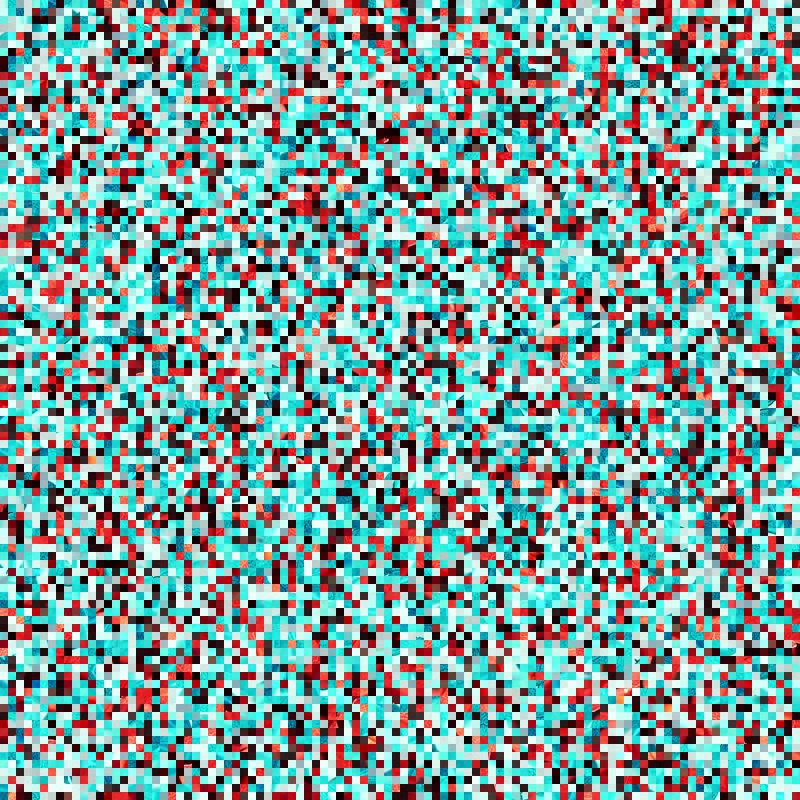
#> input picture Image-Encryption-Scheme/result/block_enc/square1.jpeg, 800 x 800 px, given in place of square8.jpeg, which was not available
$ python jigsaw_puzzle_prepare.py
#> lines starting #> are read from the running program, lines starting #| are printed output that depends on the picture; pictures that were not available may be replaced by others from this repository, and a replacement may not be noted
import cv2
import matplotlib.pyplot as plt
import numpy as np

'''
0-10        =>  0
11-20       =>  1
21-30       =>  2
...
241-255     =>  24

'''

def average_pixel(block):
    value = 0
    for i in range(0, 8):
        for j in range(0, 8):
            value += block[i, j]
    value = value / 64
    if int(value) == 0:
        idx = 0
    else:
        idx = int((int(value) - 1) / 10)
    if idx == 25:
        idx = idx - 1
    return idx


# 分块分通道读图片
def dct_block(image, group):
    (w, h) = image.shape
    for j in range(0, int(w / 8)):
        for i in range(0, int(h / 8)):
            rect = image[8 * i:8 * i + 8, 8 * j:8 * j + 8]
            # caculate average pixel value
            idx = average_pixel(rect)
            group[idx] += 1


if __name__ == '__main__':
    idx = 8
    imgPath = '../result/block_enc/square' + str(idx) + '.jpeg'
    src_img = cv2.imread(imgPath)
#> src_img is the input picture: shape (800, 800, 3); mean B, G, R 155.2, 157.2, 124.9

    B = src_img[:, :, 0]
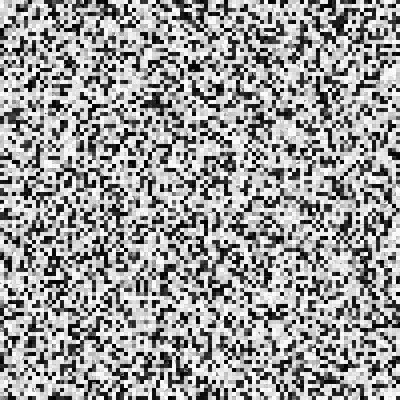
#> B: shape (800, 800) (shown at 1/2 size); min 0, max 255, mean 155.2
    G = src_img[:, :, 1]
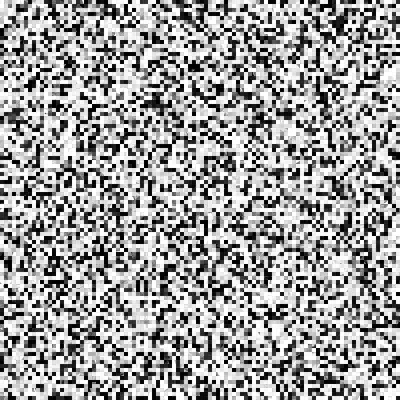
#> G: shape (800, 800) (shown at 1/2 size); min 0, max 255, mean 157.2
    R = src_img[:, :, 2]
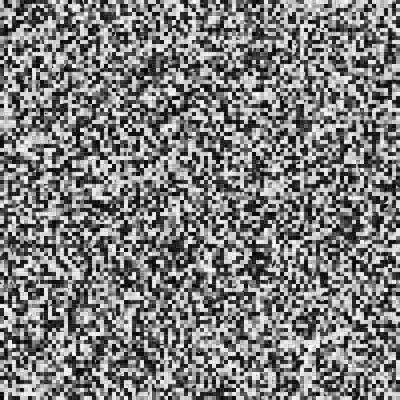
#> R: shape (800, 800) (shown at 1/2 size); min 0, max 255, mean 124.9

    yuv_image = cv2.cvtColor(src_img, cv2.COLOR_BGR2YUV)
#> yuv_image: shape (800, 800, 3); mean of channels 0, 1, 2 147.3, 131.9, 108.3
    Y = yuv_image[:, :, 0]
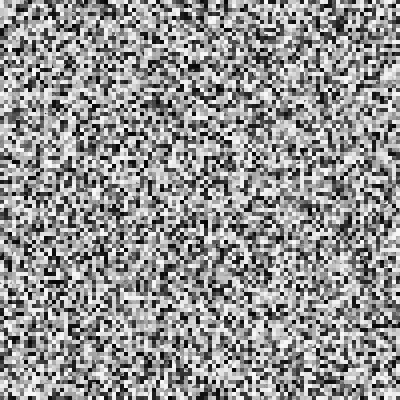
#> Y: shape (800, 800) (shown at 1/2 size); min 2, max 251, mean 147.3
    U = yuv_image[:, :, 1]
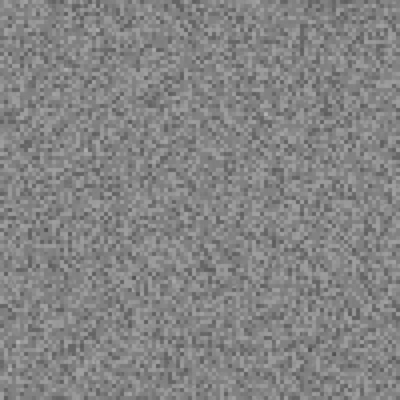
#> U: shape (800, 800) (shown at 1/2 size); min 73, max 183, mean 131.9
    V = yuv_image[:, :, 2]
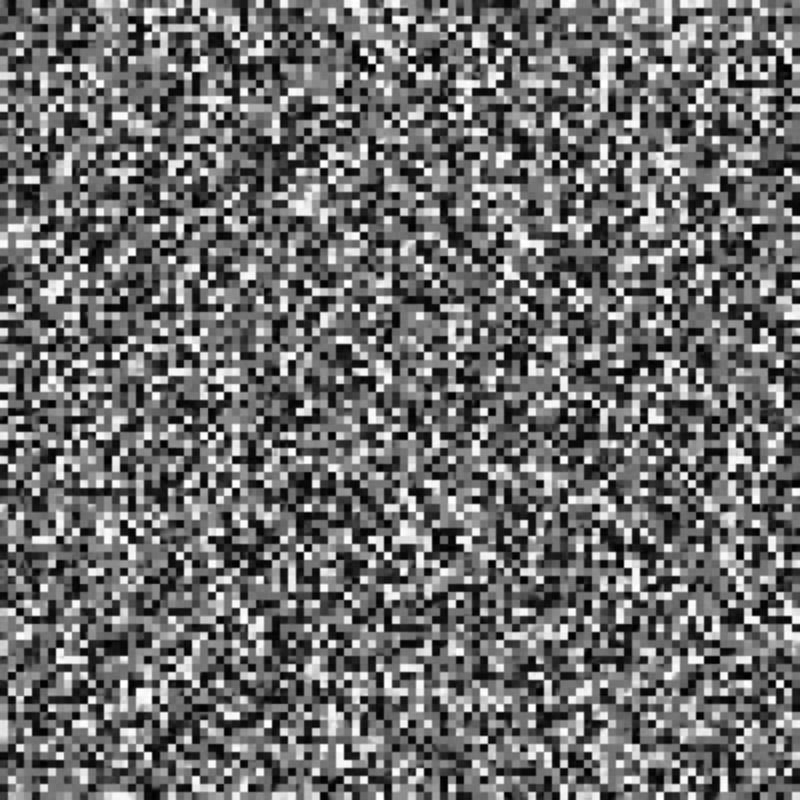
#> V: shape (800, 800); min 0, max 255, mean 108.3

    group = [0] * 25
    dct_block(Y, group)
    print(group)
    combine = [0] * 13
    max = 0
    pos = 0
    for i in range(0, 13):
        if i == 12:
            combine[i] = group[i]
        else:
            combine[i] = group[i] + group[24 - i]
        if combine[i] > max:
            max = combine[i]
            pos = i
    print(combine)
    print('=========================')

    # [22 lines of commented-out code are left out]

    cv2.imshow('Y', Y)
    cv2.waitKey(0)

# 计算每块的平均像素，然后放到对应的组中

$ run again, on Image-Encryption-Scheme/result/block_enc/square13.jpeg
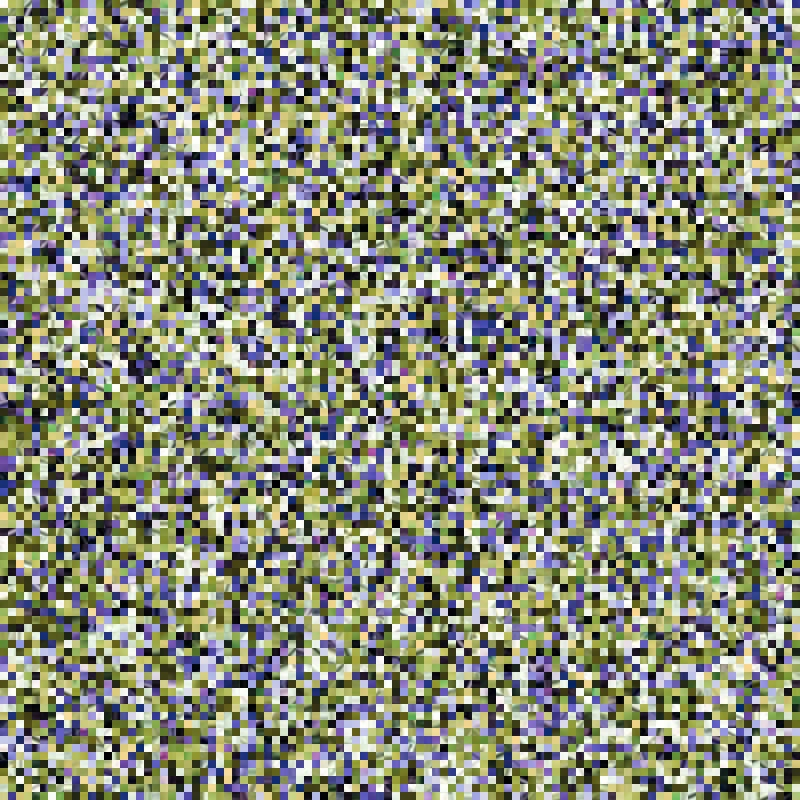
#> input picture Image-Encryption-Scheme/result/block_enc/square13.jpeg, 800 x 800 px, given in place of square8.jpeg, which was not available
#> src_img is the input picture: shape (800, 800, 3); mean B, G, R 120.6, 139.4, 136.1
#> `R = src_img[:, :, 2]`:
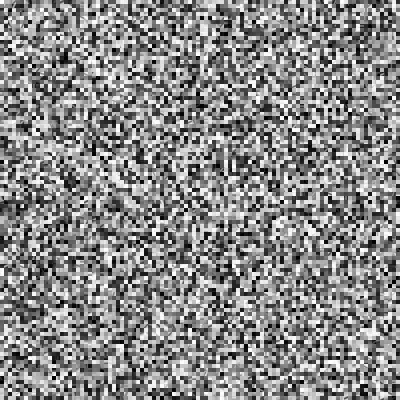
#> R: shape (800, 800) (shown at 1/2 size); min 0, max 255, mean 136.1
#> yuv_image: shape (800, 800, 3); mean of channels 0, 1, 2 136.2, 120.3, 127.9
#> `V = yuv_image[:, :, 2]`:
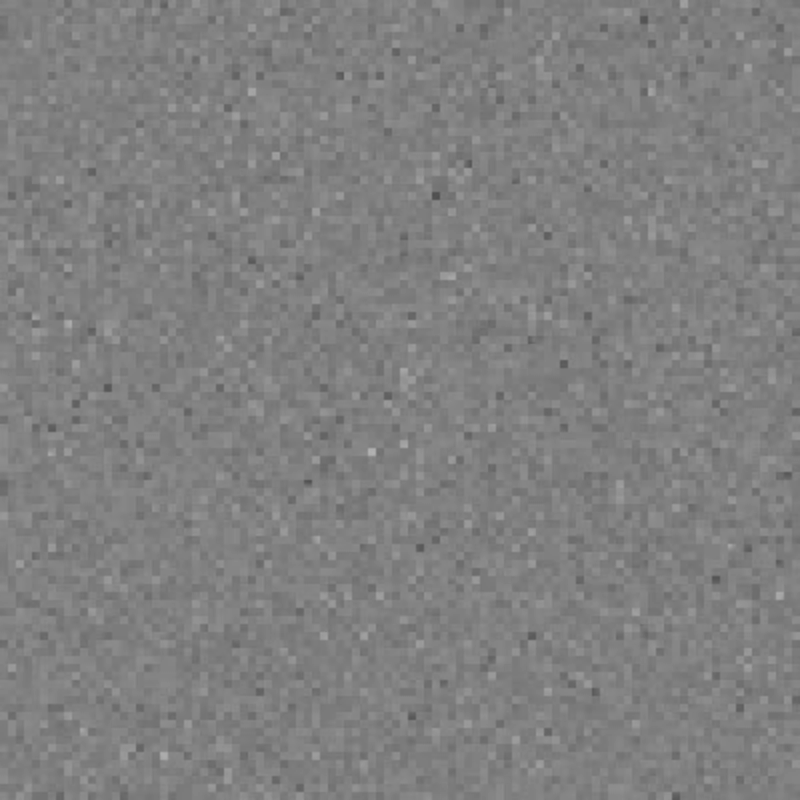
#> V: shape (800, 800); min 78, max 178, mean 127.9

$ run again, on Image-Encryption-Scheme/result/block_enc/square14.jpeg
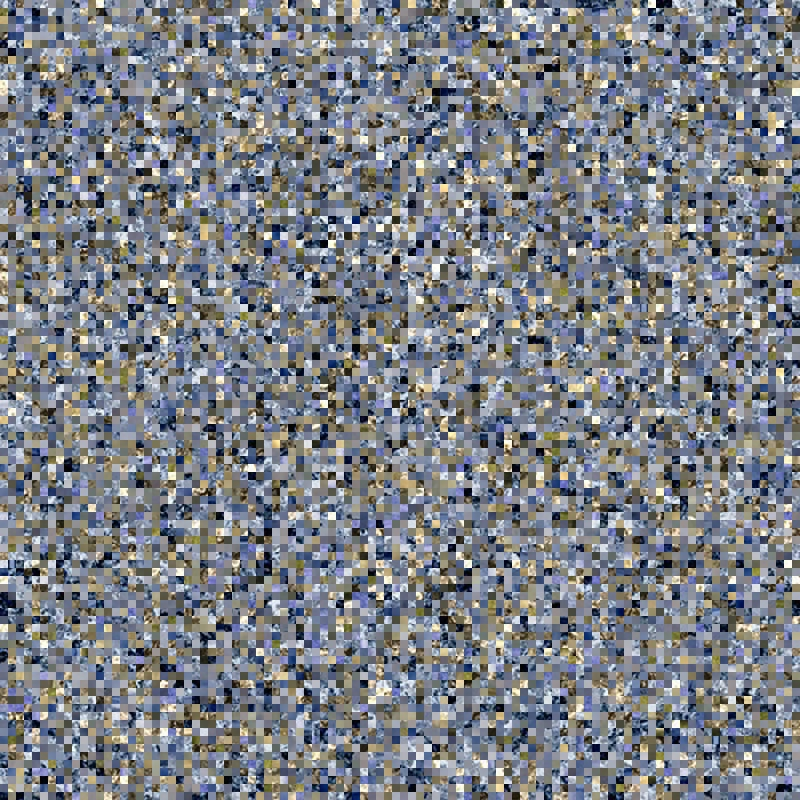
#> input picture Image-Encryption-Scheme/result/block_enc/square14.jpeg, 800 x 800 px, given in place of square8.jpeg, which was not available
#> src_img is the input picture: shape (800, 800, 3); mean B, G, R 133.9, 127.3, 123.3
#> `R = src_img[:, :, 2]`:
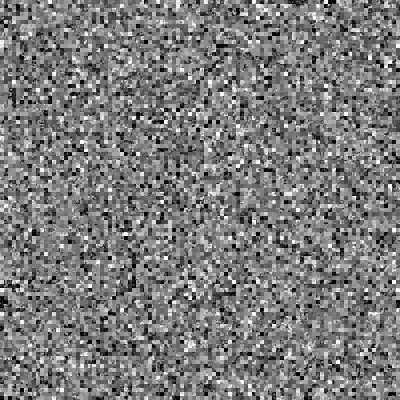
#> R: shape (800, 800) (shown at 1/2 size); min 0, max 255, mean 123.3
#> yuv_image: shape (800, 800, 3); mean of channels 0, 1, 2 126.9, 131.4, 124.9
#> `V = yuv_image[:, :, 2]`:
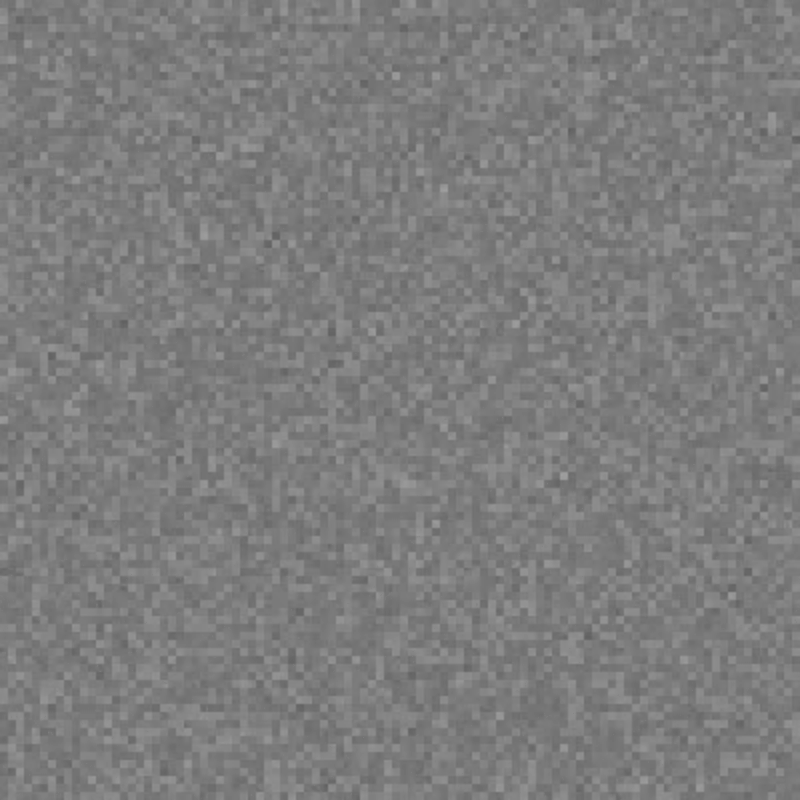
#> V: shape (800, 800); min 95, max 159, mean 124.9
